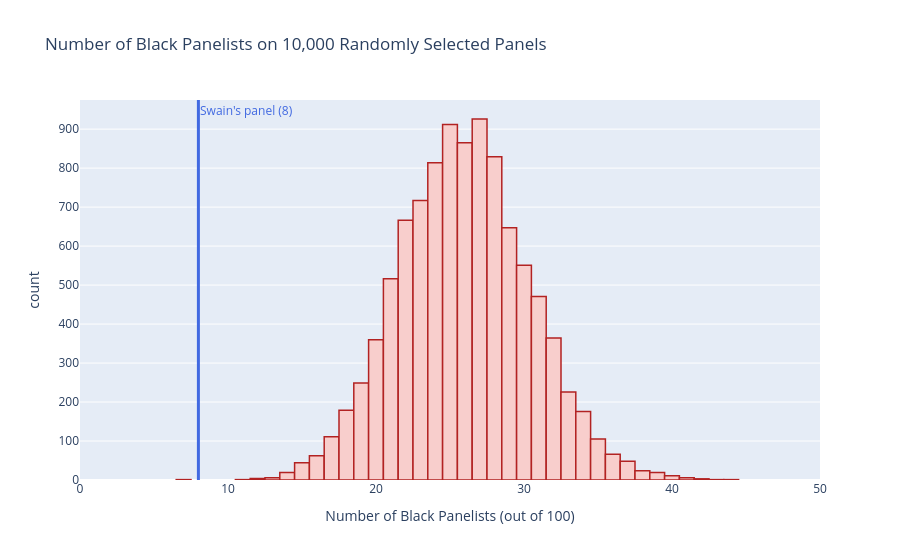

Notebook code for this chart:
### Markdown cell above
**What does this histogram tell us?**

* This is what the **model of random selection predicts**. If panels really were chosen at random, these are the kinds of counts we'd see.
* The counts are centered around 26, as we'd expect: 26% of 100 is 26.
* There's variation (i.e., sample error), but most simulated panels had somewhere between roughly 15 and 40 Black panelists.

Now let's add the real data: Robert Swain's panel had **8** Black panelists.

### Code cell
observed_count = 8

fig = px.histogram(simulated_counts,
                   title = "Number of Black Panelists on 10,000 Randomly Selected Panels",
                   labels = {"value":"Number of Black Panelists (out of 100)"},
                   range_x = [0, 50],
                   height = 550)

fig.update_traces(showlegend = False,
                  marker_color = "#F8CECC",
                  marker_line_color = "firebrick",
                  marker_line_width = 1.5)

fig.add_vline(x = observed_count,
              line_width = 3,
              line_dash = "solid",
              line_color = "royalblue",
              annotation_text = "Swain's panel (8)",
              annotation_position = "top right",
              annotation_font_color = "royalblue")

### Figure 1 — Plotly figure (JSON) as saved in the notebook; plotly's stock layout.template omitted (floating-point values rounded to 4 significant figures; data arrays with more than 128 entries replaced by an {"elided": "..."} marker saying what was removed)
{"data": [{"alignmentgroup": "True", "bingroup": "x", "hovertemplate": "variable=0<br>Number of Black Panelists (out of 100)=%{x}<br>count=%{y}<extra></extra>", "legendgroup": "0", "marker": {"color": "#F8CECC", "line": {"color": "firebrick", "width": 1.5}, "pattern": {"shape": ""}}, "name": "0", "offsetgroup": "0", "orientation": "v", "showlegend": false, "type": "histogram", "x": {"elided": "10000 int values"}, "xaxis": "x", "yaxis": "y"}], "layout": {"annotations": [{"font": {"color": "royalblue"}, "showarrow": false, "text": "Swain's panel (8)", "x": 8, "xanchor": "left", "xref": "x", "y": 1, "yanchor": "top", "yref": "y domain"}], "autosize": true, "barmode": "relative", "legend": {"title": {"text": "variable"}, "tracegroupgap": 0}, "shapes": [{"line": {"color": "royalblue", "dash": "solid", "width": 3}, "type": "line", "x0": 8, "x1": 8, "xref": "x", "y0": 0, "y1": 1, "yref": "y domain"}], "title": {"text": "Number of Black Panelists on 10,000 Randomly Selected Panels"}, "xaxis": {"anchor": "y", "domain": [0, 1], "range": [0, 50], "title": {"text": "Number of Black Panelists (out of 100)"}, "type": "linear"}, "yaxis": {"anchor": "x", "autorange": true, "domain": [0, 1], "range": [0, 974.7], "title": {"text": "count"}}}}
